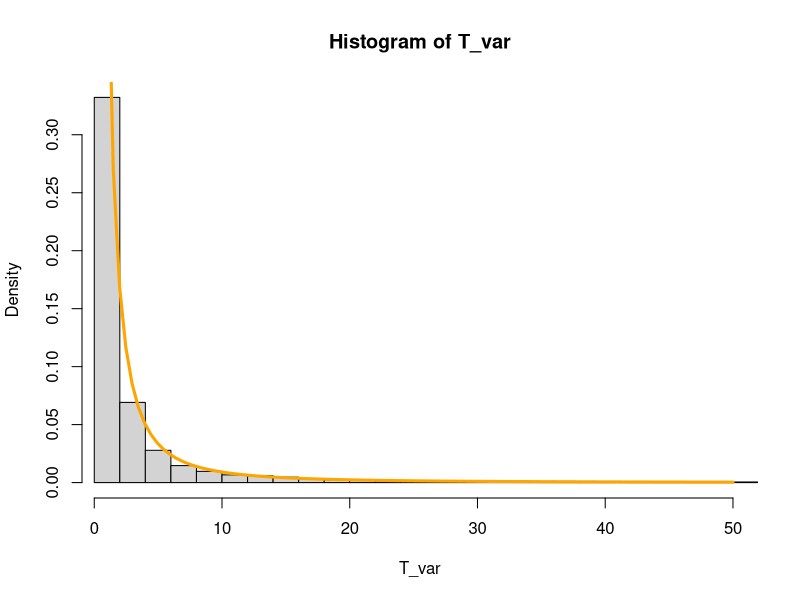

Recreate this plot in R. (Note: this script raises an error after producing the figure.)
## ---- chunk 1
install.packages('foreach')
install.packages('doParallel')
install.packages('dplyr')

library(foreach)
library(iterators)
library(doParallel) 
library(dplyr)
registerDoParallel(cores = detectCores())
## ---- chunk 2
sim <- function(M = 1, steps.base=10){
    X = runif(M)# We pick M random X
    res = integer(M)
    miss.vars = 1:M
    miss.n = M
    i = 1
    steps.prev = 0
    while(miss.n != 0){
        #if (i>1) 
        #    print(paste('Remaining r.v. are:', miss.n))
        # at the i-th iteration we pick l^(i+1) values for each of the remaining rows
        steps.now = min(steps.base^i, 1e6)
        y <- matrix(
            runif(steps.now * miss.n), 
            nrow = miss.n)
        trespass = y>(X[miss.vars])                   # for each row we see which value is over its X
        over = ifelse(
            rowSums(trespass)==0,                   # if no trespasses for that row
            0,                                      # then it's 0
            steps.prev + max.col(trespass, "first"))   # else it's the first of the trespasses
        res[miss.vars] = res[miss.vars] + over          # we add up the result with the partial we just obtained

        miss.vars = which(res==0)                     # we update the missing values
        miss.n = length(miss.vars)                     
        steps.prev = steps.prev + steps.now
        i = i + 1
    }
    return(res)
}
sim(100)
## ---- chunk 3
T_var = sim(10000)
hist(T_var, breaks = 10000, xlim=c(1,50), prob=T)
curve(1/x/(x+1), col='orange', lwd=3, add=T)
## ---- chunk 4
install.packages('foreach')
install.packages('doParallel')

library(foreach)
library(iterators)
library(doParallel) 
registerDoParallel(cores = detectCores())
## ---- chunk 5
set.seed(13112221)

M = 10^(2:7)
n.threads = 10
df = data.frame()
values = list()
for(m in M) {
    beg <- Sys.time()
    X = runif(m)
    r = foreach(idx=1:n.threads, .combine=append) %dopar% {
        sim(m/n.threads)
    }
    fin<- Sys.time() - beg
    print(fin)
    values = append(values, list(r))
    df = rbind(df, data.frame(size=m, time=fin))
}
df[c('size', 'time')]
## ---- chunk 6
plot(
    df[c('size', 'time')],
    type = "l", 
    log='x',
    lwd=5, 
    col='orchid', 
    xlab='Population Size', 
    ylab='time [s]', 
    main='Time per size of input')
curve(x/1e5, add=T, lwd=1, type='p', from=min(df$size), to=max(df$size))
## ---- chunk 7
df$mean = sapply(values, mean)
plot(
    df[c('size', 'mean')],
    type = "l", 
    log='x',
    lwd=5, 
    col='green', 
    xlab='Population Size', 
    ylab='Mean', 
    main='Mean per size of input')

